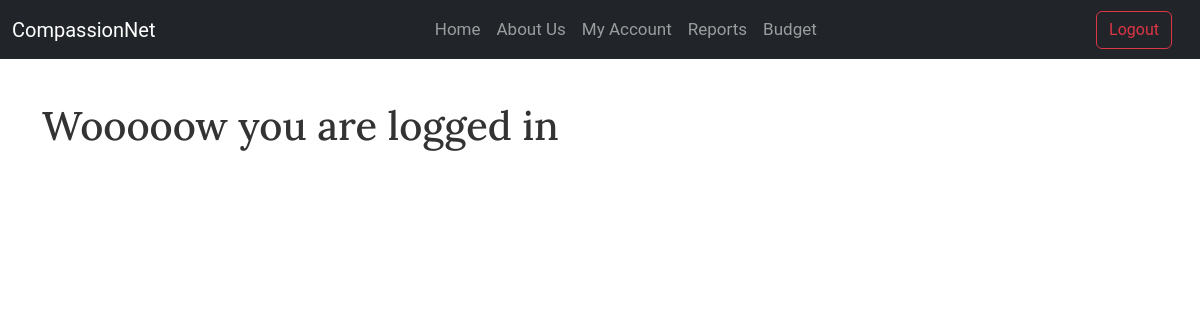
Before: / (signed in) with the older database file.
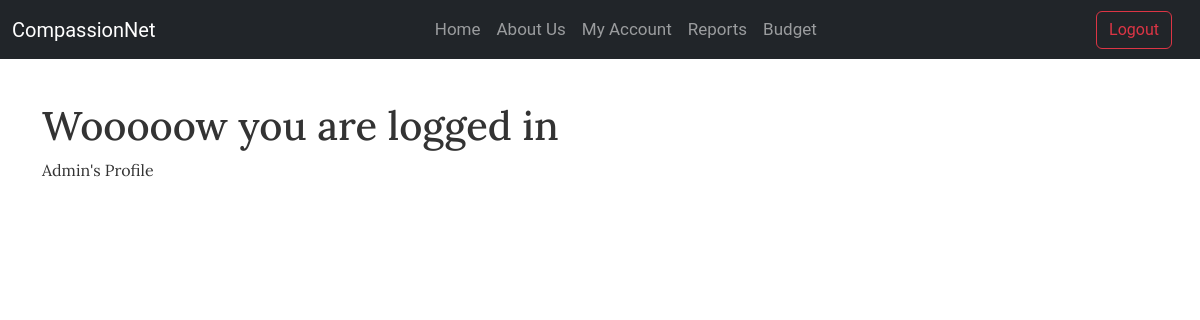
After: the same page with the newer database file.
### website/models.py (models this page shows)
class UserProfile(models.Model):
    user = models.OneToOneField(User, on_delete=models.CASCADE)
    bio = models.TextField(blank=True, null=True)
    def __str__(self):
        return f"{self.user.username}'s Profile"

### website/views.py (the view)
# urls.py: 2. Add a URL to urlpatterns:  path('', views.home, name='home')
def home(request):
    userprofiles = UserProfile.objects.all()
    if request.method == 'POST':
        username = request.POST['username']
        password = request.POST['password']
        user = authenticate(request, username=username, password=password)
        if user is not None:
            login(request, user)
            messages.success(request, "Log in successful!")
            return redirect('login_user')
        else:
            messages.success(request, "An error occurred. Please try again.")
            return redirect('login_user')
    else:
        return render(request, 'home.html', {'userprofiles':userprofiles})

### website/templates/home.html
{%extends 'base.html'%} {%block content%}
{%if user.is_authenticated%}
<h1>Wooooow you are logged in </h1>
{%if userprofiles %}
{%for userprofile in userprofiles %}
{{userprofile}} <br>
{%endfor%}
{%endif%}
{%else%}
<h1>Wooooow you are not logged in </h1>
{%endif%}
{%endblock%}

### website/templates/base.html (shortened to what this page needs)
<!DOCTYPE html>
<html lang="en">
  <head>
    <link
      href="https://cdn.jsdelivr.net/npm/bootstrap@5.3.3/dist/css/bootstrap.min.css"
      rel="stylesheet"
    />
    {% load static %}
    <link rel="stylesheet" href="{% static 'css/style.css' %}">
  </head>
  <body>
    {%include 'navbar.html'%}
    <div class="container">
      <br /><br /><br />
      <br />
      {% block content %}{% endblock %}
    </div>
  </body>
</html>

### website/templates/navbar.html (shortened to what this page needs)
<!DOCTYPE html>
<html lang="en">
  <head>
    <link
      href="https://cdn.jsdelivr.net/npm/bootstrap@5.3.0/dist/css/bootstrap.min.css"
      rel="stylesheet"
    />
    <link rel="stylesheet" href="style.css">
  </head>
  <body>
    <nav class="navbar navbar-expand-lg navbar-dark bg-dark">
      <div class="container-fluid">
        <a class="navbar-brand me-auto" href="{% url 'home' %}">
          CompassionNet
        </a>
        <div class="collapse navbar-collapse justify-content-center" id="navbarSupportedContent">
          <ul class="navbar-nav">
            <li class="nav-item">
              <a class="nav-link" href="{% url 'home' %}">Home</a>
            </li>
            <li class="nav-item">
              <a class="nav-link" href="{% url 'home' %}">About Us</a>
            </li>
            {% if user.is_authenticated %}
            <li class="nav-item">
              <a class="nav-link" href="{% url 'home' %}">My Account</a>
            </li>
            <li class="nav-item">
              <a class="nav-link" href="{% url 'home' %}">Reports</a>
            </li>
            <li class="nav-item">
              <a class="nav-link" href="{% url 'home' %}">Budget</a>
            </li>
            {% endif %}
          </ul>
        </div>
        <div class="d-flex ms-auto">
          {% if user.is_authenticated %}
          <a href="{% url 'logout' %}" class="btn btn-outline-danger me-3">
            Logout
          </a>
          {% endif %}
        </div>
      </div>
    </nav>
  </body>
</html>

### static/css/style.css (style rules this page uses)
.navbar { position: fixed; top: 0; width: 100%; z-index: 1000; font-size: 17px; font-family:'Roboto'; }
body { font-family: "Lora", serif; font-size: 16px; line-height: 1.6; color: #333; }

Changed rows visible on the page:
added UserProfile: user.username "Admin's Profile"
